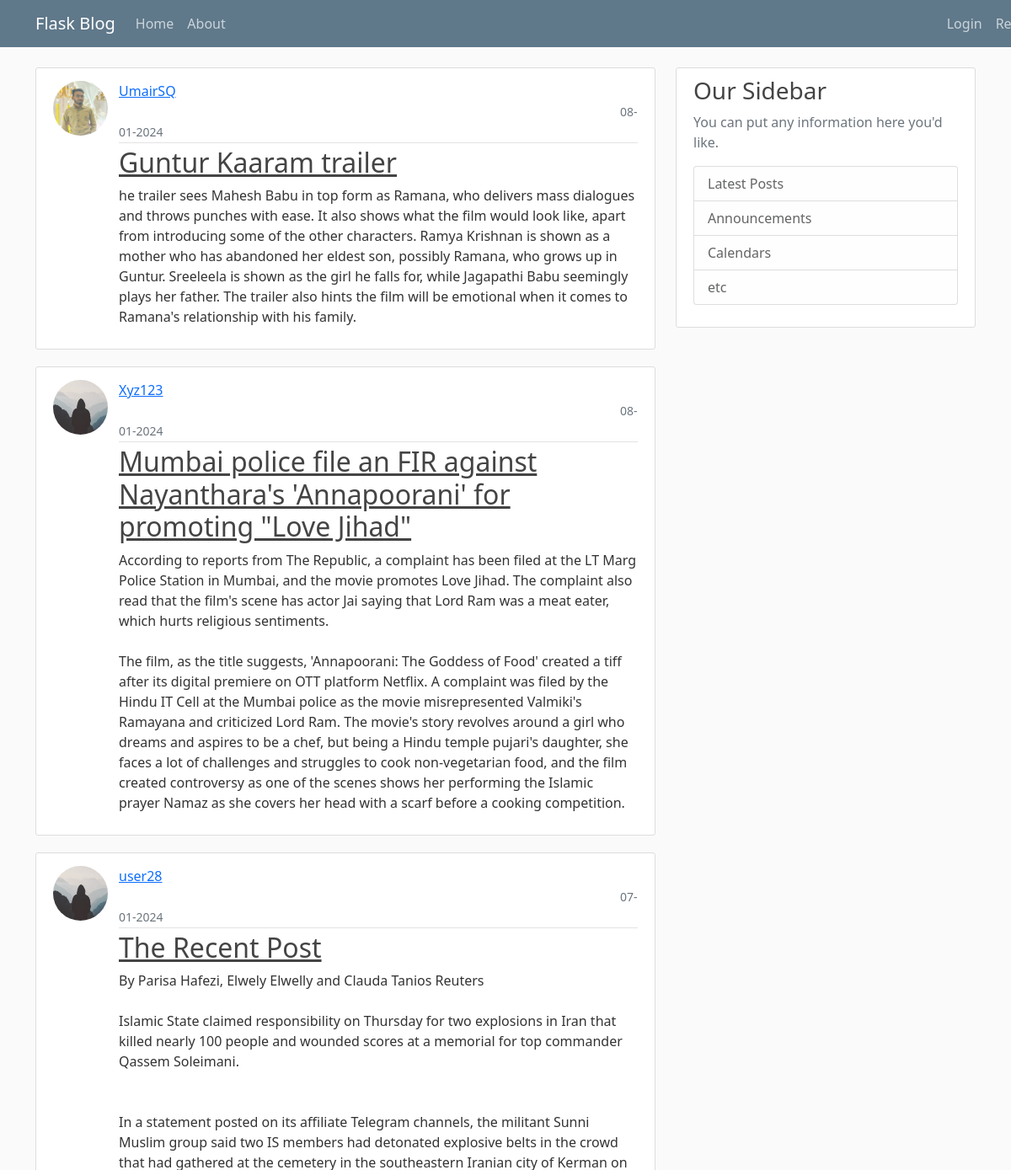
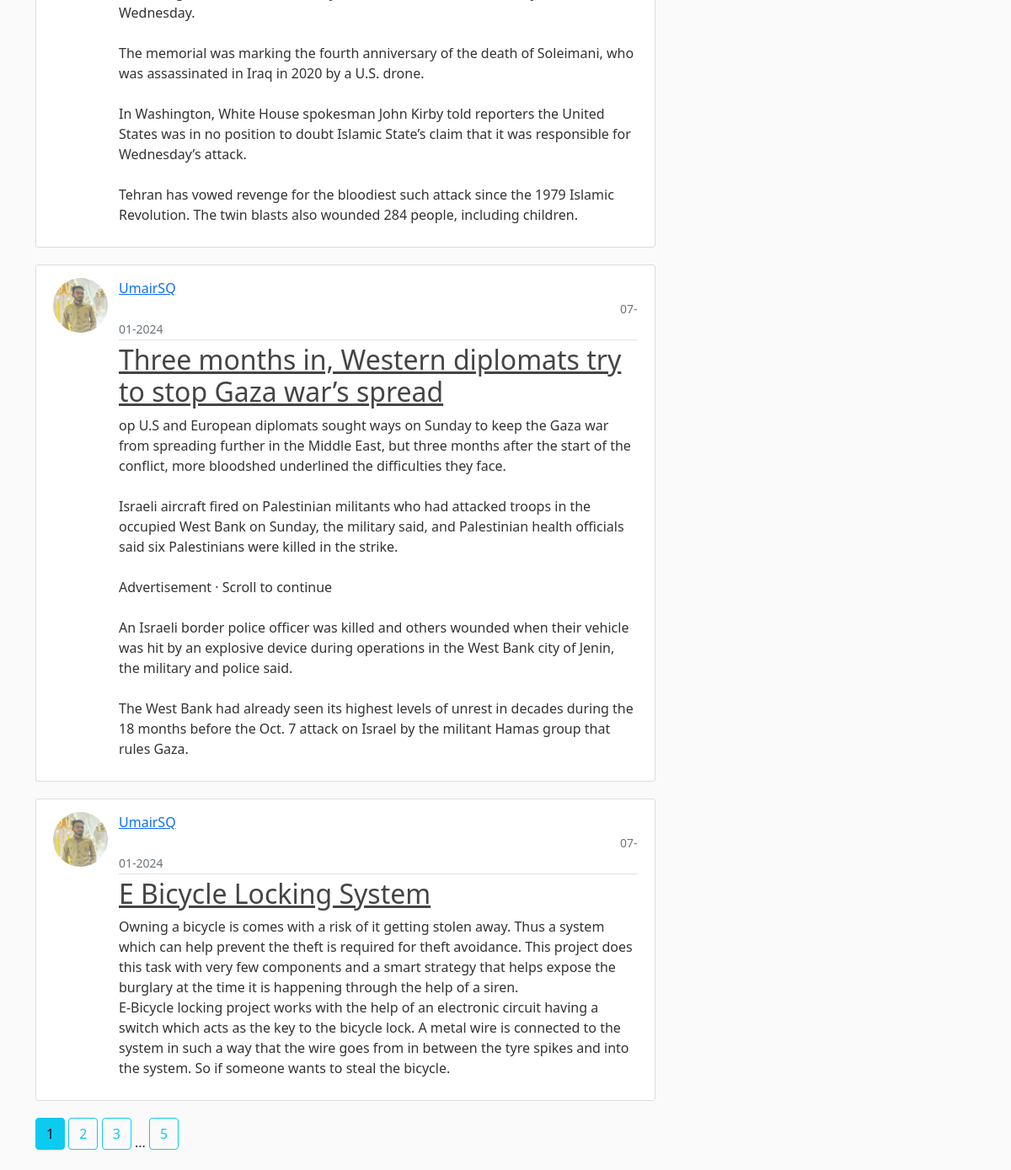
The page /home on the database its author committed (2 pictures, top to bottom).
### flaskblog/models.py (models this page shows, shortened)
class Post(db.Model):
    id = db.Column(db.Integer, primary_key=True)
    title = db.Column(db.String(100), nullable=True)
    date_posted = db.Column(db.DateTime, nullable=False, default=datetime.utcnow)
    content = db.Column(db.Text, nullable=False)
    user_id = db.Column(db.Integer, db.ForeignKey('user.id'), nullable=False)

class User(db.Model, UserMixin):
    id = db.Column(db.Integer, primary_key=True)
    username = db.Column(db.String(20), unique=True, nullable=False)
    email = db.Column(db.String(35), unique=True, nullable=False)
    password = db.Column(db.String(30), nullable=False)
    image_file = db.Column(db.String(60), nullable=False, default='default.jpg')
    posts = db.relationship('Post', backref='author', lazy=True)

### flaskblog/routes.py (the view)
@app.route('/')
@app.route('/home')
def home():
    page = request.args.get('page', 1, type=int)
    posts = Post.query.order_by(Post.date_posted.desc()).paginate(page=page, per_page=5)                  #this code displays only specified 'per_page' no. of blog posts on the 1 page
    return render_template('home.html', posts=posts)                                    #the oredr_by(Post.date_posted.desc()) displays the newest/latest posts on the top

### flaskblog/templates/home.html (shortened to what this page needs)
{% extends "base.html" %}
{% block content %}
{% for post in posts.items %}
<article class="media content-section">
    <img id="move1" class="rounded-circle article-img" src="{{ url_for('static', filename = 'profile_pics/' + post.author.image_file) }}" >
    <div class="media-body" id="move">
        <div class="article-metadata"  >
            <a class="mr-2" href="{{ url_for('user_post', username=post.author.username) }}">{{ post.author.username }}</a>
            <small class="text-muted " style="margin-left:595px">{{ post.date_posted.strftime('%d-%m-%Y') }}</small>
        </div>
        <h2><a class="article-title" href="{{ url_for('post', post_id=post.id) }}">{{ post['title'] }}</a></h2>
        <p class="article-content">{{ post['content'] }}</p>
    </div>
</article>
{% endfor %}
{% for page_num in posts.iter_pages(left_edge=1, right_edge=1, left_current=1, right_current=2) %}
   {% if page_num %}
      {% if posts.page == page_num %}
         <a class="btn btn-info mb-4" href="{{ url_for('home', page=page_num) }}">{{ page_num }}</a>
      {% else %}
        <a class="btn btn-outline-info mb-4" href="{{ url_for('home', page=page_num) }}">{{ page_num }}</a>
      {% endif %}
   {% else %}
      ...
   {% endif %}
{% endfor %}
{% endblock content %}

### flaskblog/templates/base.html (shortened to what this page needs)
<!DOCTYPE html>
<html lang="en">
<head>
  <link href="https://cdn.jsdelivr.net/npm/bootstrap@5.0.2/dist/css/bootstrap.min.css" rel="stylesheet"
>
  <link rel="stylesheet" href="{{url_for( 'static', filename='main.css')}}">
</head>
<body>
  <header class="site-header">
    <nav class="navbar navbar-expand-md navbar-dark bg-steel fixed-top">
      <div class="container">
        <a class="navbar-brand mr-4" href="/">Flask Blog</a>
        <div class="collapse navbar-collapse" id="navbarToggle">
          <div class="navbar-nav mr-auto">
            <a class="nav-item nav-link" href="{{ url_for('home') }}">Home</a>
            <a class="nav-item nav-link" href="{{ url_for('about') }}">About</a>
          </div>
          <div class="navbar-nav" id="modify" >
            {% if current_user.is_authenticated %}
              <a class="nav-item nav-link" href="{{ url_for('new_post') }}">AddPost</a>
              <a class="nav-item nav-link" href="{{ url_for('account') }}">Profile</a>
              <a class="nav-item nav-link" href="{{ url_for('logout') }}">Logout</a>
            {% else %}
              <a class="nav-item nav-link" href="{{ url_for('login') }}">Login</a>
              <a class="nav-item nav-link" href="{{ url_for('register') }}">Register</a>
            {% endif %}
          </div>
        </div>
      </div>
    </nav>
  </header>
  <main role="main" class="container">
    <div class="row">
      <div class="col-md-8">
        {% block content %}{% endblock %}
      </div>
      <div class="col-md-4">
        <div class="content-section">
          <h3>Our Sidebar</h3>
          <p class='text-muted'>You can put any information here you'd like.
          <ul class="list-group">
            <li class="list-group-item list-group-item-light">Latest Posts</li>
            <li class="list-group-item list-group-item-light">Announcements</li>
            <li class="list-group-item list-group-item-light">Calendars</li>
            <li class="list-group-item list-group-item-light">etc</li>
          </ul>
          </p>
        </div>
      </div>
    </div>
  </main>
</body>
</html>

### flaskblog/static/main.css (style rules this page uses)
body { background: #fafafa; color: #333333; margin-top: 5rem; }
h1, h2, h3, h4, h5, h6 { color: #444444; }
.bg-steel { background-color: #5f788a; }
.site-header .navbar-nav .nav-link { color: #cbd5db; }
.content-section { background: #ffffff; padding: 10px 20px; border: 1px solid #dddddd; border-radius: 3px; margin-bottom: 20px; }
.article-title { color: #444444; }
.article-content { white-space: pre-line; }
.article-img { height: 65px; width: 65px; margin-right: 16px; }
.article-metadata { padding-bottom: 1px; margin-bottom: 4px; border-bottom: 1px solid #e3e3e3 }
#modify { margin-left: 840px }

### flaskblog/templates/home.html (style rules this page uses)
#move { margin-left: 78px; margin-top: -65px; }
#move1 { margin-top: 5px; }

### rows shown on the page
Post: image_file (picture), author.username "UmairSQ", date_posted "08-01-2024", title "Guntur Kaaram trailer", content "he trailer sees Mahesh Babu in top form as Ramana, who delivers mass dialogues and throws punches with ease. It also shows what the film would look like, apart from introducing some of the other characters. Ramya Krishnan is shown as a mother who has abandoned her eldest son, possibly Ramana, who grows up in Guntur. Sreeleela is shown as the girl he falls for, while Jagapathi Babu seemingly plays her father. The trailer also hints the film will be emotional when it comes to Ramana's relationship with his family."
Post: image_file (placeholder picture), author.username "Xyz123", date_posted "08-01-2024", title "Mumbai police file an FIR against Nayanthara's 'Annapoorani' for promoting \"Love Jihad\"", content "According to reports from The Republic, a complaint has been filed at the LT Marg Police Station in Mumbai, and the movie promotes Love Jihad. The complaint also read that the film's scene has actor Jai saying that Lord Ram was a meat eater, which hurts religious sentiments. The film, as the title suggests, 'Annapoorani: The Goddess of Food' created a tiff after its digital premiere on OTT platform Netflix. A complaint was filed by the Hindu IT Cell at the Mumbai police as the movie misrepresented Valmiki's Ramayana and criticized Lord Ram. The movie's story revolves around a girl who dreams and aspires to be a chef, but being a Hindu temple pujari's daughter, she faces a lot of challenges…"
Post: image_file (placeholder picture), author.username "user28", date_posted "07-01-2024", title "The Recent Post", content "By Parisa Hafezi, Elwely Elwelly and Clauda Tanios Reuters Islamic State claimed responsibility on Thursday for two explosions in Iran that killed nearly 100 people and wounded scores at a memorial for top commander Qassem Soleimani. In a statement posted on its affiliate Telegram channels, the militant Sunni Muslim group said two IS members had detonated explosive belts in the crowd that had gathered at the cemetery in the southeastern Iranian city of Kerman on Wednesday. The memorial was marking the fourth anniversary of the death of Soleimani, who was assassinated in Iraq in 2020 by a U.S. drone. In Washington, White House spokesman John Kirby told reporters the United States was in no…"
Post: image_file (picture), author.username "UmairSQ", date_posted "07-01-2024", title "Three months in, Western diplomats try to stop Gaza war’s spread", content "op U.S and European diplomats sought ways on Sunday to keep the Gaza war from spreading further in the Middle East, but three months after the start of the conflict, more bloodshed underlined the difficulties they face. Israeli aircraft fired on Palestinian militants who had attacked troops in the occupied West Bank on Sunday, the military said, and Palestinian health officials said six Palestinians were killed in the strike. Advertisement · Scroll to continue An Israeli border police officer was killed and others wounded when their vehicle was hit by an explosive device during operations in the West Bank city of Jenin, the military and police said. The West Bank had already seen its…"
Post: image_file (picture), author.username "UmairSQ", date_posted "07-01-2024", title "E Bicycle Locking System", content "Owning a bicycle is comes with a risk of it getting stolen away. Thus a system which can help prevent the theft is required for theft avoidance. This project does this task with very few components and a smart strategy that helps expose the burglary at the time it is happening through the help of a siren. E-Bicycle locking project works with the help of an electronic circuit having a switch which acts as the key to the bicycle lock. A metal wire is connected to the system in such a way that the wire goes from in between the tyre spikes and into the system. So if someone wants to steal the bicycle."

### other values the page prints
{{ page_num }} "1"
{{ page_num }} "2" "3" "5"
